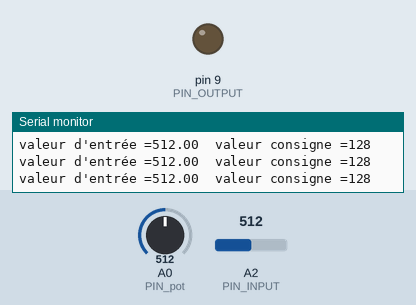
Simulated run of this sketch. Board: Arduino Uno, built with avr-gcc and run on an emulated ATmega328P. Parts: output pins drawn as LEDs (lit = HIGH), the last lines printed to the serial monitor. The inputs (shaded band) are chosen by the test bench; at power-on: A2 (PIN_INPUT) = 512, A0 (PIN_pot) = 512.

Above: at 1.2 s.
1.3 s: A2 (PIN_INPUT) set to 134
2.8 s: A2 (PIN_INPUT) set to 127
At 3.4 s:
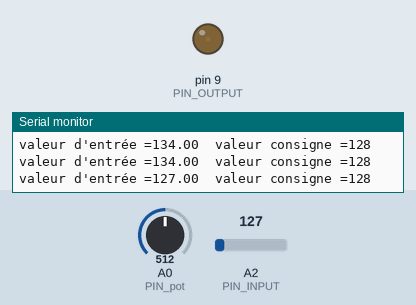
5.8 s: A0 (PIN_pot) set to 900
At 8.2 s:
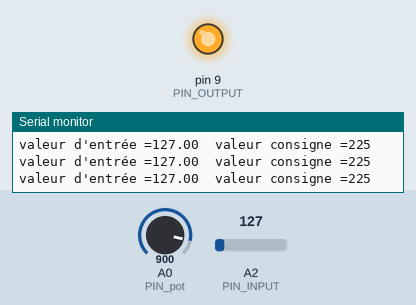
8.5 s: A2 (PIN_INPUT) set to 306
At 8.9 s:
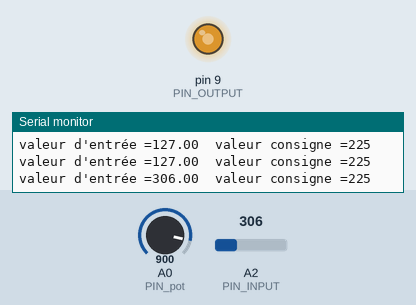
Timing chart, 0 to 11.5 s (numbered marks = the images above; inputs shaded):
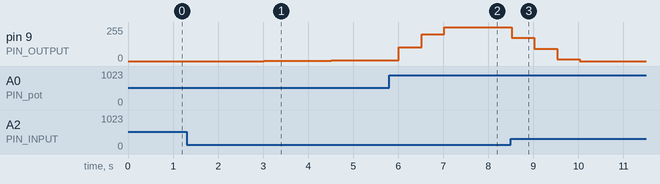

Measured:
- after the input at 2.8 s, pin 9 (PIN_OUTPUT): moves from 0/255 to 6/255 over 2.5 s, starting after 0.21 s
- after the input at 8.5 s, pin 9 (PIN_OUTPUT): 255/255 → 174/255 at once, → 93/255 0.50 s later, → 12/255 0.50 s later, → 0/255 0.50 s later

The sketch:

EXO_2_3.ino
```cpp
/********************************************************
 * PID Basic Example
 * Reading analog input 0 to control analog PWM output 3
 ********************************************************/

#include <PID_v1.h>//importer de la bibliothèque PID_v1.h

#define PIN_INPUT 2//on défini la variable PIN_INPUT au pin 2 (entrée)
#define PIN_OUTPUT 9//on défini la variable PIN_OUTPUT au pin 9 (sortie)
#define PIN_pot 0//on défini la variable PIN_pot au pin 0

int r_lu = 0;//la variable r_lu en entier prend la valeur 0
int pot_value = 0;//la variable pot_value en entier prend la valeur 0

//Define Variables we'll be connecting to
double Setpoint, Input, Output;

//Specify the links and initial tuning parameters
double Kp=0, Ki=10, Kd=0;
PID myPID(&Input, &Output, &Setpoint, Kp, Ki, Kd, DIRECT);

void setup()
{
  //initialize the variables we're linked to
  Input = analogRead(PIN_INPUT);// variable Input prend la valeur analogique de lecture dePIN_INPUT
  pinMode(PIN_pot, INPUT);// on defini PIN_pot comme une entrée
  Serial.begin(9600);//Commence l'affichage de l'ecran en 9600
  //turn the PID on
  myPID.SetMode(AUTOMATIC);//Demarrer la regulation PID
}

void loop()
{
  pot_value = analogRead(PIN_pot);//pot_value prend la valeur analogique de lecture de PIN_pot
  pot_value = pot_value/4;//pot_value est divisée par 4
  Setpoint = pot_value;//Setpoint prend la valeur de pot_value
  Input = analogRead(PIN_INPUT);//Input prend la valeur analogique de lecture de Pin_INPUT
  myPID.Compute();//Faire tourner la boucle PID
  analogWrite(PIN_OUTPUT, Output);//mettre la variable PIN_OUTPUT à l'état de sortie du PID
  Serial.print("valeur d'entrée =");//Affiche valeur d'entrée = sur l'ecran
  Serial.print(Input);//Affiche la valeur de Input sur l'ecran
  Serial.print("  ");//Affiche 2 espaces sur l'ecran
  Serial.print("valeur consigne =");//Affiche valeur consigne = sur l'ecran
  Serial.println(pot_value);//Affiche la valeur de pot_value sur l'ecran
  delay(500);//attendre 0.5s

}
```
